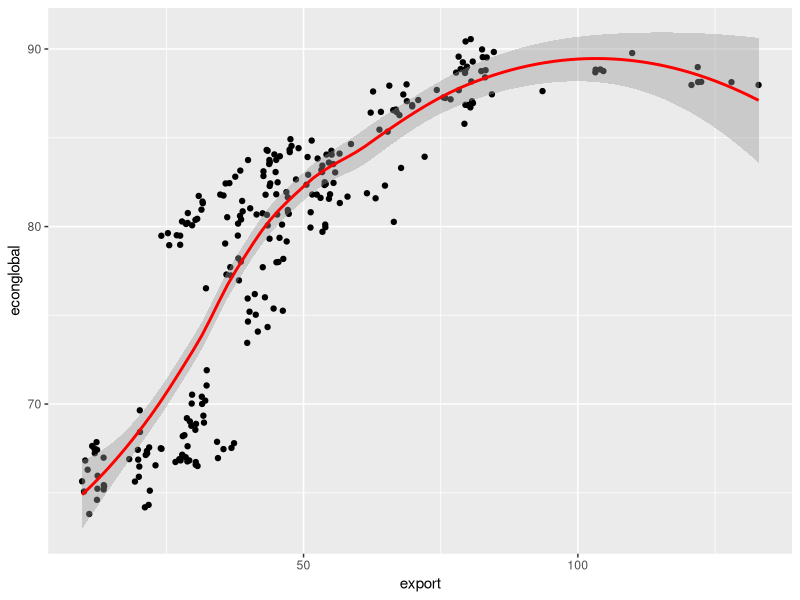

Write R code to recreate this figure.
## ---- chunk 1
library(tidyverse)
## ---- chunk 2
df <- read_csv("voctaxdata.csv")
## ---- chunk 3
loess_model <- loess(econglobal ~ export, data = df, span = 0.5)

summary(loess_model)
## ---- chunk 4
df %>%
  ggplot(aes(x = export, y = econglobal)) +
  geom_point() +
  geom_smooth(method = "loess", color = "red")
## ---- chunk 5
#create new df for comparison of actual and prediction
df_results <- df %>%
  select(econglobal) #optional, may help with readability

# newdata is what values of X1, X2... to predict for.
df_results$prediction <- predict(loess_model, newdata = df)

# brief glimpse of the results
head(df_results)
